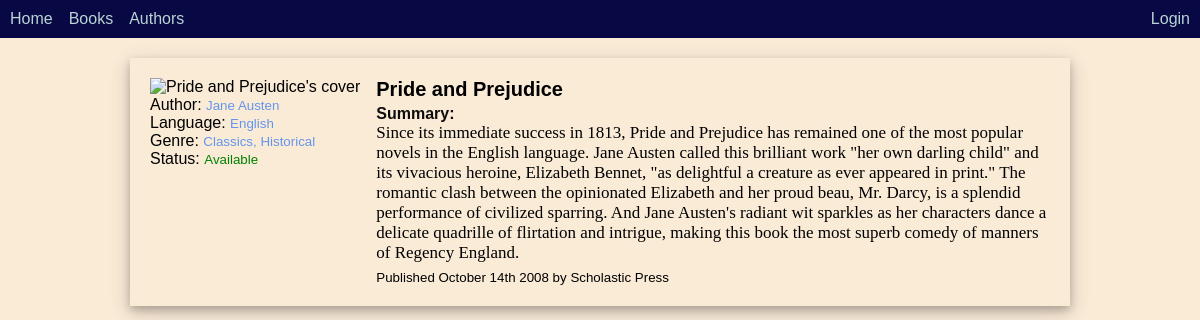
The page /books/2/ on the database its author committed.
### catalog/models.py (models this page shows, shortened)
class Book(models.Model):
    title = models.CharField(max_length=200)
    author = models.ForeignKey(Author, on_delete=models.RESTRICT)
    summary = models.TextField(
        max_length=1000, help_text='Enter a brief description of the book')
    isbn = models.CharField('ISBN', max_length=13, unique=True,
                            help_text='13 Character <a href="https://www.isbn-international.org/content/what-isbn">ISBN number</a>')
    genre = models.ManyToManyField(
        Genre, help_text='Select a genre for this book')
    language = models.ForeignKey(
        Language, on_delete=models.SET_NULL, null=True)
    class Meta:
        ordering = ['title']

class Author(models.Model):
    first_name = models.CharField(
        "First Name", max_length=100, help_text="Enter Author's first name.")
    last_name = models.CharField(
        "Last Name", max_length=100, help_text="Enter Author's last name.")
    date_of_birth = models.DateField("Born")
    date_of_death = models.DateField("Died", null=True, blank=True)
    def __str__(self):
        return f"{self.first_name} {self.last_name}"
    def get_absolute_url(self):
        return reverse("author_detail", kwargs={"pk": self.pk})

class Language(models.Model):
    name = models.CharField(max_length=200,
                            help_text="Enter a natural language name.")
    def __str__(self):
        return self.name

class Genre(models.Model):
    name = models.CharField("Genre Name", max_length=200,
                            help_text="Enter a book genre (e.g. Science Fiction)")
    class Meta:
        ordering = ['name']
    def __str__(self):
        return self.name

class BookInstance(models.Model):
    id = models.UUIDField(primary_key=True, default=uuid.uuid4,
                          help_text='Unique ID for this particular book across whole library')
    book = models.ForeignKey(Book, on_delete=models.RESTRICT, null=True)
    imprint = models.CharField(max_length=200)
    due_back = models.DateField(null=True, blank=True)
    borrower = models.ForeignKey(
        User, blank=True, null=True, on_delete=models.SET_NULL)
    LOAN_STATUS = (
        ('a', 'Available'),
        ('m', 'Maintenance'),
        ('r', 'Reserved'),
        ('o', 'On Loan')
    )
    status = models.CharField(max_length=1, choices=LOAN_STATUS,
                              blank=True, default='m', help_text='Book availability')
    class Meta:
        ordering = ['due_back']

### catalog/views.py (the view)
# urls.py: path("books/<int:pk>/", views.BookDetailView.as_view(), name="book_detail"),
class BookDetailView(DetailView):
    model = Book
    def get_context_data(self, **kwargs):
        context = super().get_context_data(**kwargs)
        context['a'] = [b for b in BookInstance.objects.filter(
            book=Book.objects.get(pk=self.kwargs['pk'])) if b.status == 'a'][:1]
        context['d'] = [e for e in BookInstance.objects.filter(
            book=Book.objects.get(pk=self.kwargs['pk'])).order_by('due_back') if e.due_back and e.due_back < datetime.date.today() + datetime.timedelta(weeks=1)][:1]
        return context

### templates/catalog/book_detail.html (shortened to what this page needs)
{% extends 'base.html' %}
{% load static %}
{% block content %}
<link rel="stylesheet" href="{% static 'catalog/book_detail.css' %}">
<div class="content">
    <div class="container">
        <div class="left">
            <div ><img class="book-cover" src="https://source.unsplash.com/random?Books,Literature"
                alt="{{book.title}}'s cover"></div>
            <div class="detail">
                <p>Author: <small class="genre"><a class="author" href="{{book.author.get_absolute_url}}">{{book.author}}</a></small></p>
                <p>Language: <small class="genre">{{book.language}}</small> </p>
                <p>Genre: <small class="genre">{{book.genre.all|join:", "}} </small> </p>
                <p>Status: <small>{% if a %}<span style='color:green'>Available</span>{% else %} <span style='color:red'>{% if d %}{% for e in d %}Available in {{e.due_back}}{% endfor %}{% endif %}</span>{% endif %}</p></small>
            </div>
        </div>
        <div class="right">
            <p class="title"><strong>{{book.title}}</strong></p>
            <p class="sum">Summary:</p>
            <p class="summary">{{book.summary}}</p>
            {% for copy in book.bookinstance_set.all %}
            {% if  forloop.counter == 1 %}
            <p style='margin-top:5px;' ><small>{{copy.imprint}}</small></p>
            {% endif %}
            {% endfor %}
        </div>
    </div>
</div>
{% endblock content %}

### templates/base.html (shortened to what this page needs)
{% load static %}
<!DOCTYPE html>
<html lang="en">
<head>
    <link rel="stylesheet" href="{% static 'catalog/style.css' %}">
</head>
<body>
    <nav>
        <ul class="nav">
            <div class="nav-item-left rl">
                <li class="nav-item"><a href="{% url 'home' %}">Home</a></li>
                <li class="nav-item"><a href="{% url 'books' %}">Books</a></li>
                <li class="nav-item"><a href="{% url 'author' %}">Authors</a></li>
            </div>
            <div class="nav-item-right rl">
                {% if user.is_authenticated %}
                <div class="dropdown">
                    <button class="dropbtn nav-item ">{{ user.get_username }}</button>
                    <div class="dropdown-content">
                        <a class="nav-item" href="{% url 'user_borrowed' %}">Borrowed</a>
                    {% if perms.catalog.view_book %}
                    <a class="nav-item" href="{% url 'librarian' %}">Library</a>
                    {% endif %}
                        <a class="nav-item" href="{% url 'logout' %}">Logout</a>
                    </div>
                </div>
                {% else %}
                <li class="nav-item"><a href="{% url 'login' %}?next={{request.path}}">Login</a></li>
                {% endif %}
            </div>
        </ul>
    </nav>
    {% block content %}{% endblock content %}
</body>
</html>

### static/catalog/style.css (style rules this page uses)
body { margin: 0; background-color: antiquewhite; font-family: Helvetica, sans-serif; }
ul { list-style: none; margin: 0; padding: 0; }
a { text-decoration: none; color: unset; }
nav { background-color: rgb(8, 8, 68); font-family: Arial, Helvetica, sans-serif; }
.nav { display: flex; align-items: center; margin: 0 4px; padding: 10px 6px; }
.nav-item-right { margin-left: auto; }
.rl { display: flex; gap: 16px; }
.nav-item { color: rgb(185, 212, 212); font-size: 16px; transition: 0.3s; }

### static/catalog/book_detail.css (style rules this page uses)
p { margin: 0px; }
body { background-color: antiquewhite; }
.book-cover { width: 120px; height: 170px; }
.container { padding: 20px; display: flex; gap: 16px; box-shadow: 0 4px 8px 0 rgba(0, 0, 0, 0.2), 0 6px 20px 0 rgba(0, 0, 0, 0.19); }
.container .left { flex-shrink: 0; }
.content { margin: 20px 130px; }
.summary { font-family: 'Times New Roman', Times, serif; font-size: 17px; }
.title { font-size: 20px; font-weight: 700; }
.sum { color: rgb(14, 13, 13); font-weight: 550; margin-top: 4px; }
.genre { color: cornflowerblue; }

### rows shown on the page
Book: author "Jane Austen", language "English", genre.all "Classics, Historical", title "Pride and Prejudice", summary "Since its immediate success in 1813, Pride and Prejudice has remained one of the most popular novels in the English language. Jane Austen called this brilliant work \"her own darling child\" and its vivacious heroine, Elizabeth Bennet, \"as delightful a creature as ever appeared in print.\" The romantic clash between the opinionated Elizabeth and her proud beau, Mr. Darcy, is a splendid performance of civilized sparring. And Jane Austen's radiant wit sparkles as her characters dance a delicate quadrille of flirtation and intrigue, making this book the most superb comedy of manners of Regency England."
BookInstance: imprint "Published October 14th 2008 by Scholastic Press"
